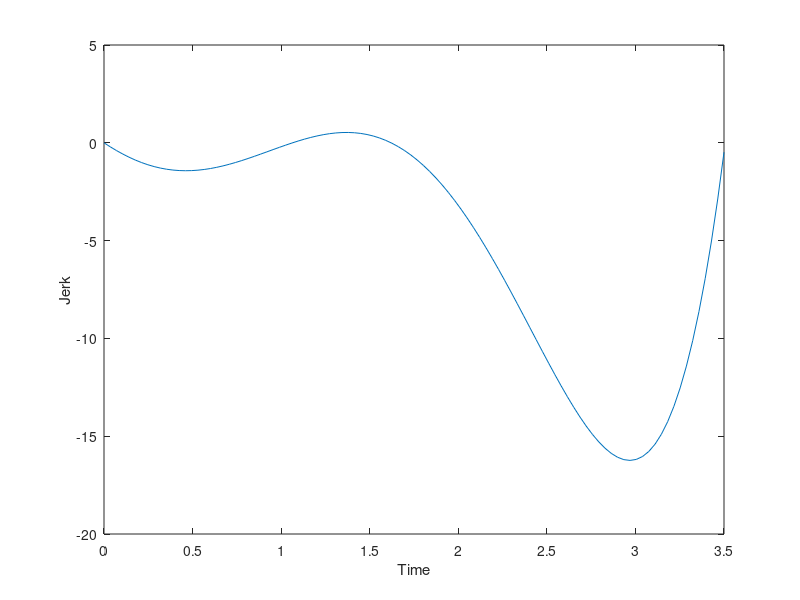

Source code (MATLAB): (Note: this script raises an error after producing the figure.)
% This code generates the plot of jerk vs time.
t = linspace(0,3.5);
j = t.^5 - 5.2*t.^4 + 5*t.^3 + 5*t.^2 - 6*t;
plot(t,j)
ylabel("Jerk")
xlabel("Time")

% Solve this system of ODEs between 0 and 3.5 seconds.
% Assume that the car starts moving at 15 m/s at y = 0 m with zero acceleration.
% Store the initial conditions and time range in variables named Y0 and tRange, respectively.
% Save the output from ode45 as tSol and YSol.
tRange = [0 3.5];
Y0 = [0;15;0];
[tSol,YSol] = ode45(@motionFunc, tRange, Y0);

% Extract the acceleration of the car from the solution matrix YSol and store it in the variable a.
% Then plot a against tSol. Use ylabel to add an appropriate label for the y-axis such as "Acceleration".
a = YSol(:,3);
plot(tSol,a)
ylabel("Acceleration")

% Extract the velocity of the car from the solution matrix YSol and store it in the variable v.
% Then plot v against tSol. Use ylabel to add an appropriate label for the y-axis such as "Velocity".
v = YSol(:,2);
plot(tSol,v)
ylabel("Velocity")

% Extract the position of the car from the solution matrix YSol and store it in the variable y.
% Then plot y against tSol. Use ylabel to add an appropriate label for the y-axis such as "Position".
y = YSol(:,1);
plot(tSol,y)
ylabel("Position")

%  This code defines the ODE function for the system of ODEs.
function dYdt = motionFunc(t,Y)

% Extract v and a from the second and third elements of vector Y
v = Y(2);
a = Y(3);

% Calculate da/dat
dadt = t.^5 - 5.2*t.^4 + 5*t.^3 + 5*t.^2 - 6*t;

% Calculate dv/dt
dvdt = a;

% Calculate dy/dt
dydt = v;

%Store derivatives to output vector
dYdt = [dydt;dvdt;dadt];

end